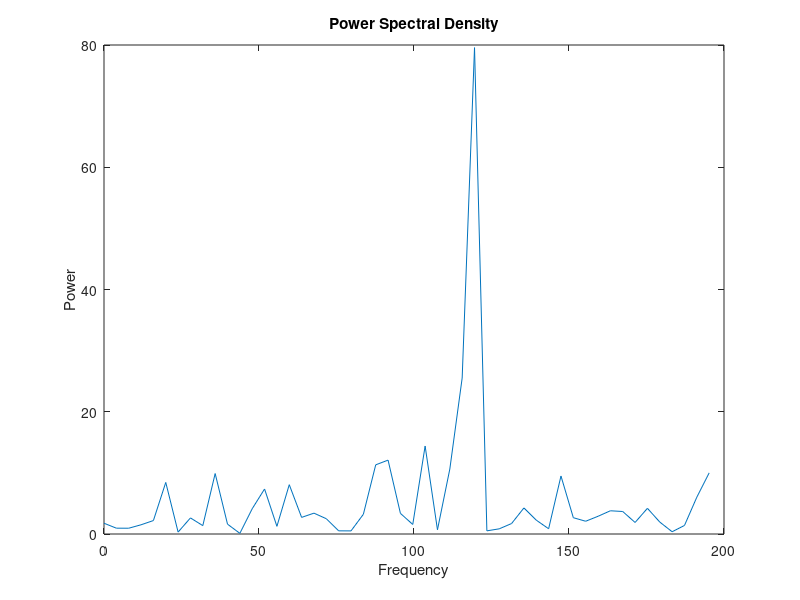

MATLAB code for this plot:
clc
clear all
close all
fs = 1000;
t = 0:1/fs:.25;
x = sin(2*pi*50*t) + sin(2*pi*120*t);
y = x + 2*randn(size(t));
L = length(y);
Y = fft(y);
Pyy = Y .* conj(Y) / 251;
f = 1000/251*(0:127);
plot(f(1:50), Pyy(1:50)); %for zoom in
%plot(f, Pyy(1:128));
title('Power Spectral Density');
xlabel('Frequency');
ylabel('Power');
